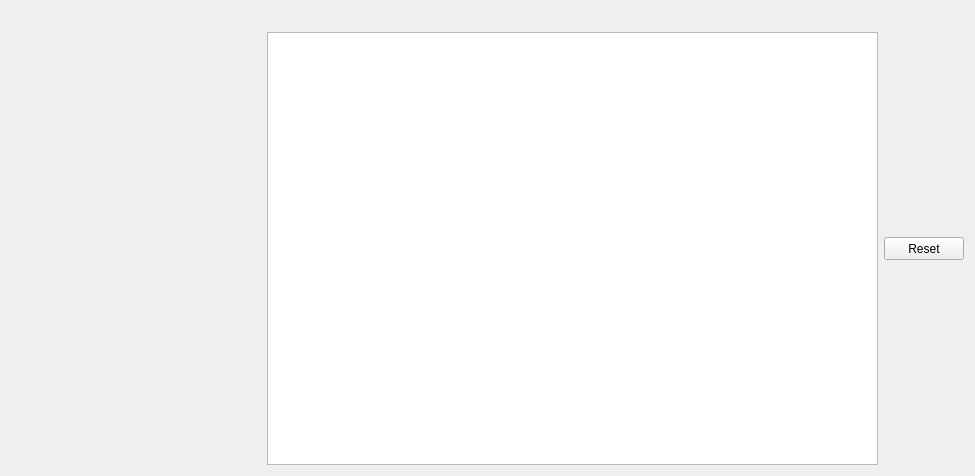
<?xml version="1.0" encoding="UTF-8"?>
<ui version="4.0">
 <class>QtShanoirUploadWidgetCoressFilesProcessDataset</class>
 <widget class="QWidget" name="QtShanoirUploadWidgetCoressFilesProcessDataset">
  <property name="geometry">
   <rect>
    <x>0</x>
    <y>0</y>
    <width>975</width>
    <height>476</height>
   </rect>
  </property>
  <property name="windowTitle">
   <string>Form</string>
  </property>
  <layout class="QGridLayout" name="gridLayout_2">
   <item row="0" column="0">
    <layout class="QGridLayout" name="gridLayout">
     <item row="0" column="1">
      <widget class="QLabel" name="detailsLabel">
       <property name="sizePolicy">
        <sizepolicy hsizetype="Preferred" vsizetype="Preferred">
         <horstretch>0</horstretch>
         <verstretch>0</verstretch>
        </sizepolicy>
       </property>
       <property name="minimumSize">
        <size>
         <width>500</width>
         <height>15</height>
        </size>
       </property>
       <property name="maximumSize">
        <size>
         <width>16777215</width>
         <height>16777215</height>
        </size>
       </property>
       <property name="sizeIncrement">
        <size>
         <width>1</width>
         <height>1</height>
        </size>
       </property>
       <property name="text">
        <string/>
       </property>
      </widget>
     </item>
     <item row="1" column="0">
      <widget class="QtShanoirUploadWidgetShowSteps" name="steps" native="true">
       <property name="sizePolicy">
        <sizepolicy hsizetype="Fixed" vsizetype="Fixed">
         <horstretch>1</horstretch>
         <verstretch>1</verstretch>
        </sizepolicy>
       </property>
       <property name="minimumSize">
        <size>
         <width>250</width>
         <height>350</height>
        </size>
       </property>
       <property name="maximumSize">
        <size>
         <width>16777215</width>
         <height>16777215</height>
        </size>
       </property>
       <property name="sizeIncrement">
        <size>
         <width>0</width>
         <height>0</height>
        </size>
       </property>
       <property name="baseSize">
        <size>
         <width>0</width>
         <height>0</height>
        </size>
       </property>
      </widget>
     </item>
     <item row="1" column="2">
      <widget class="QPushButton" name="resetButton">
       <property name="sizePolicy">
        <sizepolicy hsizetype="Fixed" vsizetype="Fixed">
         <horstretch>1</horstretch>
         <verstretch>1</verstretch>
        </sizepolicy>
       </property>
       <property name="minimumSize">
        <size>
         <width>75</width>
         <height>23</height>
        </size>
       </property>
       <property name="sizeIncrement">
        <size>
         <width>1</width>
         <height>1</height>
        </size>
       </property>
       <property name="text">
        <string>Reset</string>
       </property>
      </widget>
     </item>
     <item row="1" column="1">
      <widget class="QTableView" name="filesProcessDatasetTable">
       <property name="sizePolicy">
        <sizepolicy hsizetype="Expanding" vsizetype="Expanding">
         <horstretch>4</horstretch>
         <verstretch>4</verstretch>
        </sizepolicy>
       </property>
       <property name="minimumSize">
        <size>
         <width>600</width>
         <height>400</height>
        </size>
       </property>
       <property name="sizeIncrement">
        <size>
         <width>1</width>
         <height>1</height>
        </size>
       </property>
      </widget>
     </item>
    </layout>
   </item>
  </layout>
 </widget>
 <customwidgets>
  <customwidget>
   <class>QtShanoirUploadWidgetShowSteps</class>
   <extends>QWidget</extends>
   <header>qtshanoiruploadwidgetshowsteps.h</header>
   <container>1</container>
  </customwidget>
 </customwidgets>
 <resources/>
 <connections/>
</ui>
